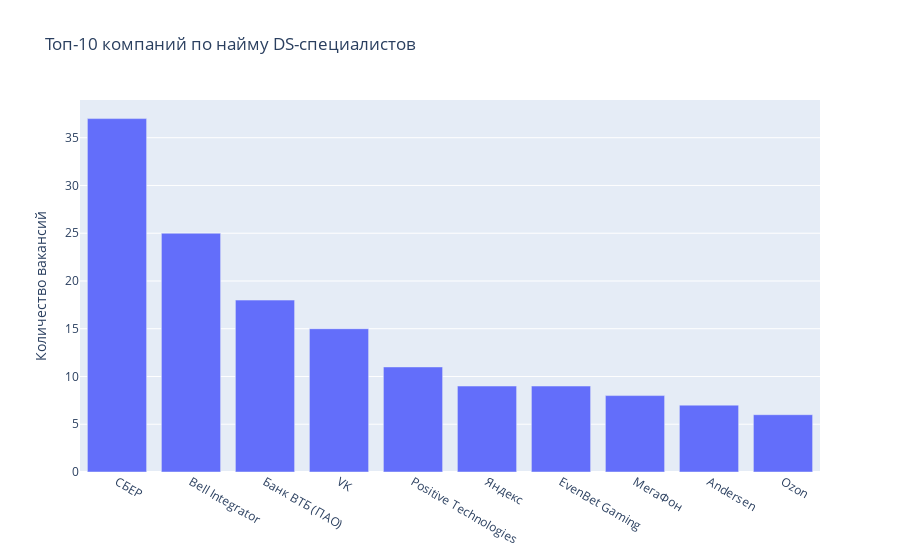

Source (notebook cell):
### Markdown cell above
* В базе данных содержатся вакансии как российских, так и зарубежных компаний. Штат некоторых компаний полностью укомплектован и они не ищут специалистов.
* Проще всего устроится на работу в Москве, Санкт-Петербурге или Новосибирске на полный день и полную занятость кандидатам с опытом работы от 1 до 3 лет.
* В России не менее 410 работодателей. Самый активный из них — Яндекс. У этой компании 1933 вакансии в 281 регионе. У работодателей может быть несколько сфер деятельности.
* Вакансий, связанных с DS, чуть меньше 10% от общей массы (480 из 49197). Зарплата выше средней по рынку: 74643 у джуниоров, через 1–3 года работы она вырастает до 139675, что выше средней верхней границы по рынку.
* Чтобы устроиться на работу, специалисту DS в среднем нужно освоить 6–7 ключевых навыков. Самые популярные из них — Python, SQL и Machine Learning.

### Code cell
# Давайте узнаем, в каких компаниях наибольший спрос на специалистов DS (топ-10)
additional_query_1 = text(
'''
SELECT
    e.name,
	COUNT(*)
FROM vacancies AS v
LEFT JOIN employers AS e ON e.id = v.employer_id
WHERE ((LOWER(v.name) LIKE '%data scientist%') OR (LOWER(v.name) LIKE '%data science%') OR
      (LOWER(v.name) LIKE '%исследователь данных%') OR (LOWER(v.name) LIKE '%machine learning%') OR
      (LOWER(v.name) LIKE '%машинн%обучен%') OR (v.name LIKE '%ML%')) AND (NOT v.name LIKE '%HTML%')
GROUP BY e.name
ORDER BY 2 DESC
LIMIT 10
'''
)
pop_companies = pd.read_sql_query(additional_query_1, connection)
fig = go.Figure()
fig.add_trace(go.Bar(x=pop_companies['name'], y=pop_companies['count']))
fig.update_layout(title='Топ-10 компаний по найму DS-специалистов')
fig.update_yaxes(title = 'Количество вакансий')
fig.show()

### Figure 1 — Plotly figure (JSON) as saved in the notebook; plotly's stock layout.template omitted (floating-point values rounded to 4 significant figures)
{"data": [{"type": "bar", "x": ["СБЕР", "Bell Integrator", "Банк ВТБ (ПАО)", "VK", "Positive Technologies", "Яндекс", "EvenBet Gaming", "МегаФон", "Andersen", "Ozon"], "y": [37, 25, 18, 15, 11, 9, 9, 8, 7, 6]}], "layout": {"title": {"text": "Топ-10 компаний по найму DS-специалистов"}, "yaxis": {"title": {"text": "Количество вакансий"}}}}
